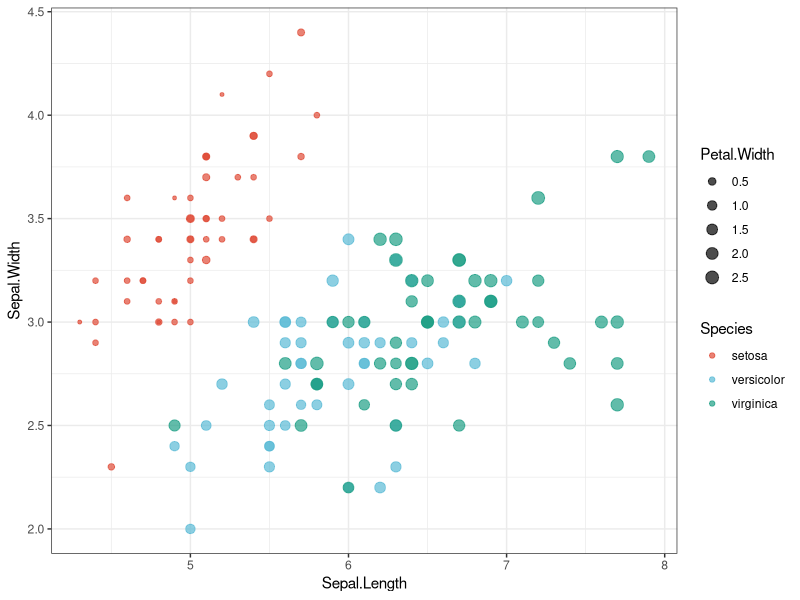

R code for this plot:
## ---- chunk 1
# 安装包
if (!requireNamespace("ggplot2", quietly = TRUE)) {
  install.packages("ggplot2")
}

# 加载包
library(ggplot2)
## ---- chunk 2
# 加载数据
data <- read.delim("files/Hiplot/081-group-bubble-data.txt", header = T)

# 查看数据
head(data)
## ---- chunk 3
#| label: fig-1group-bubble
#| fig-cap: "分组气泡图"
#| out.width: "95%"
#| fig-height: 4
#| fig-width: 6
#| warning: false
#| error: false
#| message: false

# 分组气泡图
p <- ggplot(data = data, aes(x = Sepal.Length, y = Sepal.Width, 
                             size = Petal.Width, color = Species)) +
  geom_point(alpha = 0.7) +
  scale_size(range = c(1, 4)) +
  scale_color_manual(values = c("#e04d39","#5bbad6","#1e9f86")) +
  theme_bw()

p
